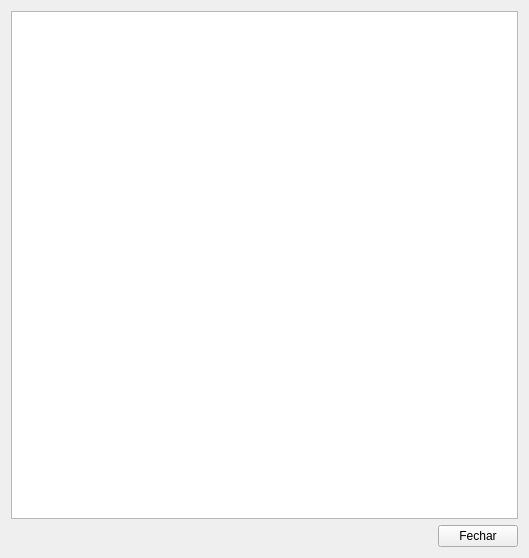
<?xml version="1.0" encoding="UTF-8"?>
<ui version="4.0">
 <class>Form</class>
 <widget class="QWidget" name="Form">
  <property name="geometry">
   <rect>
    <x>0</x>
    <y>0</y>
    <width>529</width>
    <height>558</height>
   </rect>
  </property>
  <property name="windowTitle">
   <string>Estrura Hierarquia de Mocambique</string>
  </property>
  <layout class="QGridLayout" name="gridLayout">
   <item row="0" column="0" colspan="2">
    <widget class="QTreeView" name="TViewMoz"/>
   </item>
   <item row="1" column="1" rowspan="2">
    <widget class="QPushButton" name="PBFechar">
     <property name="text">
      <string>Fechar</string>
     </property>
    </widget>
   </item>
   <item row="2" column="0">
    <spacer name="horizontalSpacer">
     <property name="orientation">
      <enum>Qt::Horizontal</enum>
     </property>
     <property name="sizeHint" stdset="0">
      <size>
       <width>416</width>
       <height>20</height>
      </size>
     </property>
    </spacer>
   </item>
  </layout>
 </widget>
 <resources/>
 <connections/>
</ui>
